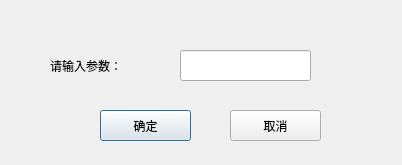
<?xml version="1.0" encoding="UTF-8"?>
<ui version="4.0">
 <class>QFilDialog</class>
 <widget class="QDialog" name="QFilDialog">
  <property name="geometry">
   <rect>
    <x>0</x>
    <y>0</y>
    <width>402</width>
    <height>165</height>
   </rect>
  </property>
  <property name="windowTitle">
   <string>中值滤波</string>
  </property>
  <property name="windowIcon">
   <iconset resource="picdealsrc.qrc">
    <normaloff>:/resources/PicDeal.ico</normaloff>:/resources/PicDeal.ico</iconset>
  </property>
  <widget class="QLabel" name="label">
   <property name="geometry">
    <rect>
     <x>50</x>
     <y>50</y>
     <width>111</width>
     <height>31</height>
    </rect>
   </property>
   <property name="text">
    <string>请输入参数：</string>
   </property>
  </widget>
  <widget class="QLineEdit" name="lineEdit">
   <property name="geometry">
    <rect>
     <x>180</x>
     <y>50</y>
     <width>131</width>
     <height>31</height>
    </rect>
   </property>
  </widget>
  <widget class="QPushButton" name="BNOK">
   <property name="geometry">
    <rect>
     <x>100</x>
     <y>110</y>
     <width>91</width>
     <height>31</height>
    </rect>
   </property>
   <property name="text">
    <string>确定</string>
   </property>
  </widget>
  <widget class="QPushButton" name="BNCAL">
   <property name="geometry">
    <rect>
     <x>230</x>
     <y>110</y>
     <width>91</width>
     <height>31</height>
    </rect>
   </property>
   <property name="text">
    <string>取消</string>
   </property>
  </widget>
 </widget>
 <resources>
  <include location="picdealsrc.qrc"/>
 </resources>
 <connections/>
</ui>
